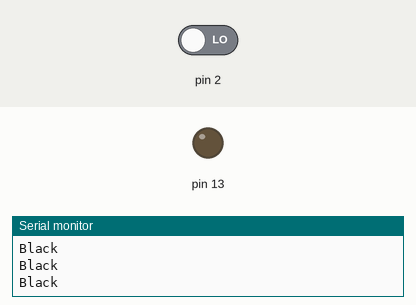
Recording of a sketch running on a simulated Arduino Uno, built with avr-gcc and run on an emulated ATmega328P. Shown: output pins drawn as LEDs (lit = HIGH), the last lines printed to the serial monitor. Dashed ring = blinking. Inputs (shaded band) come from the test bench; at power-on: pin 2 LOW.

Above: at 1.2 s.
1.3 s: pin 2 driven HIGH
At 1.55 s:
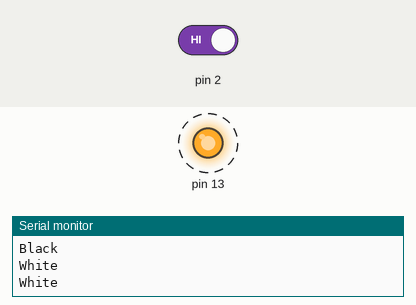
4.3 s: pin 2 driven LOW
At 4.3 s:
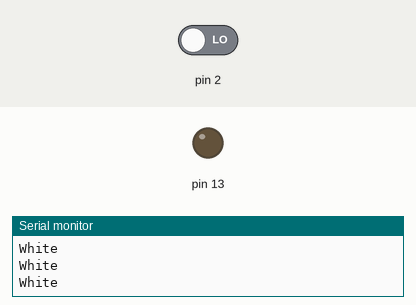
Timing chart, 0 to 7.3 s (numbered marks = the images above; inputs shaded):
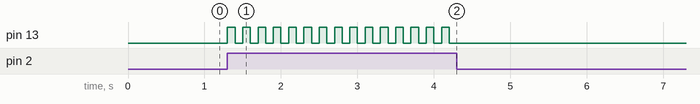

The sketch:

Infared_Ray_Sensor.ino
```cpp
// 적외선 센서로 라인 인식하기

void setup() {
  pinMode(2, INPUT); // 2번 핀을 입력
  pinMode(13, OUTPUT); // 13번 핀을 출력으로 설정

  Serial.begin(9600); // 시리얼 데이터 속도 9600
}

void loop() {
  if(digitalRead(2)){ // 2번핀 읽었을 때, HIGH일 경우
    digitalWrite(13, HIGH); // 13번 핀 HIGH

    Serial.println("White"); // 시리얼 모니터에 White 출력

    delay(100);

    digitalWrite(13, LOW); // 13번 핀 LOW

    delay(100);
  }
  else{ // LOW일 경우
    Serial.println("Black"); // Black

    delay(100);
  }
}
```

Measured:
- after the input at 1.3 s, pin 13: alternates HIGH for 0.10 s and LOW for 0.10 s, starting at once
- after the input at 4.3 s, pin 13: stops changing and stays LOW
